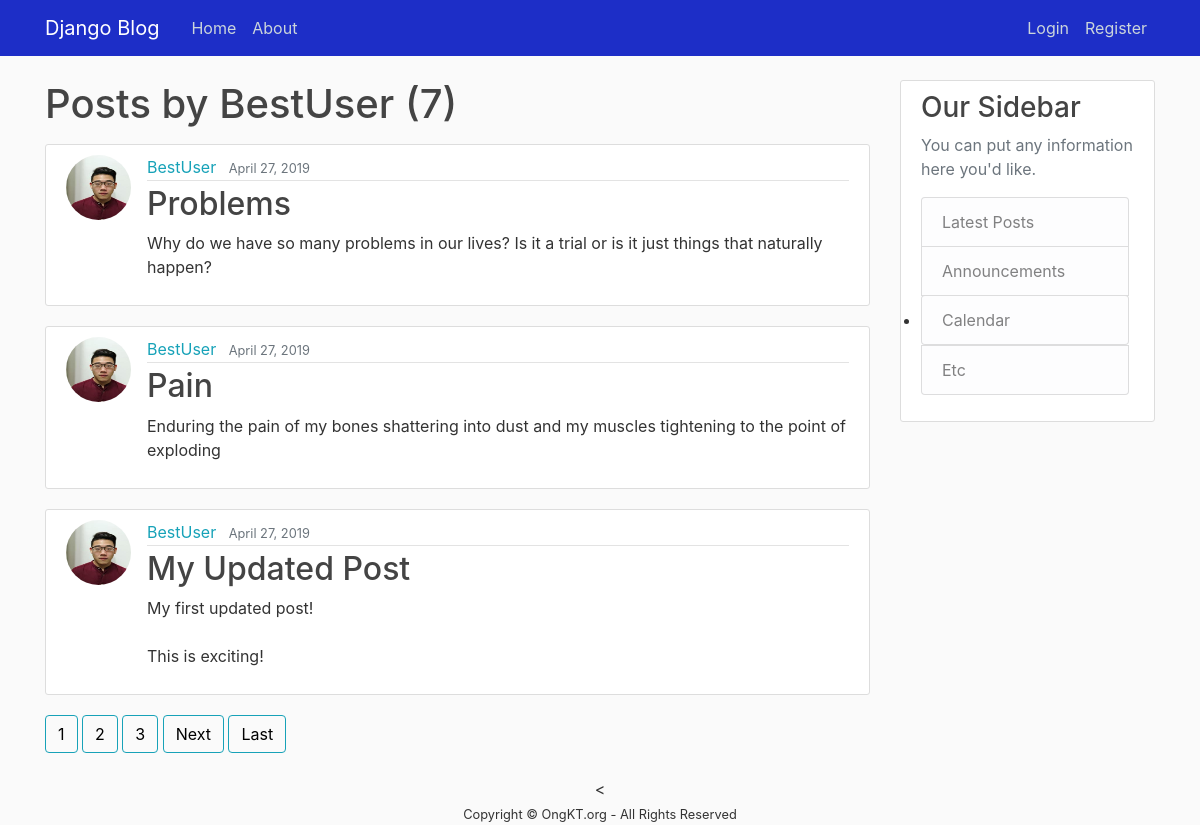
The app's page /user/BestUser with its own data.
### website/models.py (models this page shows, shortened)
class Post(models.Model):
	title = models.CharField(max_length=100)
	content = models.TextField()
	date_posted = models.DateTimeField(default=timezone.now)
	author = models.ForeignKey(User, on_delete=models.CASCADE)

### Users/models.py (models this page shows, shortened)
class Profile(models.Model):
	user = models.OneToOneField(User, on_delete=models.CASCADE)
	image = models.ImageField(default='default.jpg', upload_to='profile_pics')

### website/views.py (the view)
# urls.py: path('user/<str:username>', UserPostListView.as_view(), name='user-posts'),
class UserPostListView(ListView):
	model = Post
	template_name = 'website/user_posts.html'
	context_object_name = 'posts'
	paginate_by = 3
	def get_queryset(self):
		user = get_object_or_404(User, username=self.kwargs.get('username'))
		return Post.objects.filter(author=user).order_by('-date_posted')

### website/templates/website/user_posts.html (shortened to what this page needs)
{%extends 'website/base.html' %}
{% block content %}
<h1 class="mb-3">Posts by {{ view.kwargs.username }} ({{ page_obj.paginator.count }})</h1>
  {% for post in posts %}
  	<article class="media content-section">
      <img class="rounded-circle article-img" src="{{ post.author.profile.image.url }}">
    		<div class="media-body">
      		<div class="article-metadata">
        			<a class="mr-2" href="{% url 'user-posts' post.author.username %}">{{ post.author }}</a>
        			<small class="text-muted">{{ post.date_posted|date:"F d, Y"}}</small>
      		</div>
      		<h2><a class="article-title" href="{% url 'post-detail' post.id %}">{{ post.title }}</a></h2>
      		<p class="article-content">{{ post.content }}</p>
    		</div>
  	</article>
  {% endfor %}
  {% if is_paginated %}
    {% for num in page_obj.paginator.page_range %}
      {% if page_obj.number == num %}
        <a class="btn btn-info mb-4" href="?page={{ num }}">{{ num }}</a>
      {% elif num > page_obj.number|add:'-3' and num < page_obj.number|add:'3'  %}
        <a class="btn btn-outline-info mb-4" href="?page={{ num }}">{{ num }}</a>
      {% endif %}
    {% endfor %}
    {% if page_obj.has_next %}
      <a class="btn btn-outline-info mb-4" href="?page={{ page_obj.next_page_number }}">Next</a>
      <a class="btn btn-outline-info mb-4" href="?page={{ page_obj.paginator.num_pages }}">Last</a>
    {% endif %}
  {% endif %}
{% endblock %}

### website/static/website/main.css (style rules this page uses)
body { background: #fafafa; color: #333333; margin-top: 5rem; width: 100%; height: 100%; }
h1, h2, h3, h4, h5, h6 { color: #444444; }
.content-section { background: #ffffff; padding: 10px 20px; border: 1px solid #dddddd; border-radius: 3px; margin-bottom: 20px; }
.article-title { color: #444444; }
.article-content { white-space: pre-line; }
.article-img { height: 65px; width: 65px; margin-right: 16px; }
.article-metadata { padding-bottom: 1px; margin-bottom: 4px; border-bottom: 1px solid #e3e3e3 }
a { color: #17a2b8; }
.btn { outline: none; color: black; background-color: transparent; box-shadow: 0 0 0 0; }

### records on screen
Post: author.profile.image (picture), author "BestUser", date_posted "April 27, 2019", title "Problems", content "Why do we have so many problems in our lives? Is it a trial or is it just things that naturally happen?"
Post: author.profile.image (picture), author "BestUser", date_posted "April 27, 2019", title "Pain", content "Enduring the pain of my bones shattering into dust and my muscles tightening to the point of exploding"
Post: author.profile.image (picture), author "BestUser", date_posted "April 27, 2019", title "My Updated Post", content "My first updated post! This is exciting!"

### other values on screen
{{ view.kwargs.username }} "BestUser"
{{ page_obj.paginator.count }} "7"
{{ num }} "1"
{{ num }} "2" "3"
